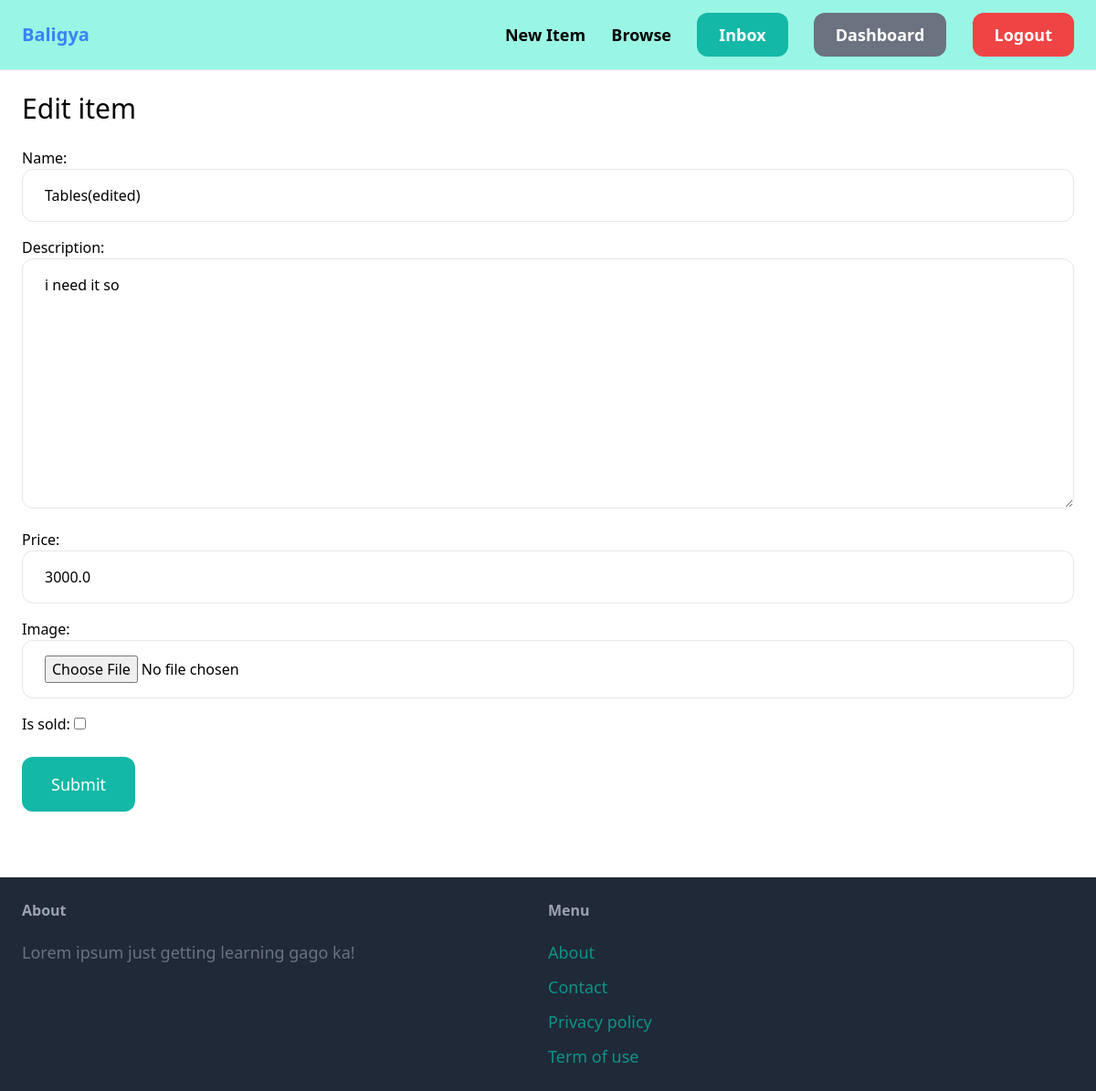
The page /items/1/edit/ (signed in) on the database its author committed.
### item/models.py (models this page shows, shortened)
class Item(models.Model):
    category = models.ForeignKey(Category, related_name='items', on_delete=models.CASCADE)
    name = models.CharField(max_length=255)
    description = models.TextField(blank=True, null=True)
    image = models.ImageField(upload_to='item_images', blank=True, null=True)
    price = models.FloatField()
    is_sold = models.BooleanField(default=False)
    created_by = models.ForeignKey(User, related_name='items', on_delete=models.CASCADE)
    created_at = models.DateTimeField(auto_now_add=True)

### item/views.py (the view)
# urls.py: path('<int:pk>/edit/', views.edit, name='edit'),
@login_required
def edit(request, pk):
    item = get_object_or_404(Item, pk=pk, created_by=request.user)
    if request.method == 'POST':
        form = EditItemForm(request.POST, request.FILES, instance=item)
        if form.is_valid():
            form.save()
            return redirect('item:detail', pk=item.id)
    else:
        form = EditItemForm(instance=item)
    return render(request, 'item/form.html', {
        'form': form,
        'title': 'Edit item',
    })

### item/forms.py
class EditItemForm(forms.ModelForm):
    class Meta:
        model = Item
        fields = ('name', 'description', 'price', 'image', 'is_sold')
        widgets = {
            'name': forms.TextInput(attrs={
                'class': INPUT_CLASSES
            }),
            'description': forms.Textarea(attrs={
                'class': INPUT_CLASSES
            }),
            'price': forms.TextInput(attrs={
                'class': INPUT_CLASSES
            }),
            'image': forms.FileInput(attrs={
                'class': INPUT_CLASSES
            })
        }

### item/templates/item/form.html (shortened to what this page needs)
{% extends 'core/base.html' %}
{% block content %}
<h1 class="mb-6 text-3xl">{{ title }}</h1>
<form method="post" action="." enctype="multipart/form-data">
    <div class="space-y-4">
        {{ form.as_p }}
    </div>
    <button class="mt-6 py-4 px-8 text-lg bg-teal-500 hover:bg-teal-700 rounded-xl text-white">Submit</button>
</form>
{% endblock %}

### rows shown on the page
Item: name "Tables(edited)", description "i need it so", price "3000.0"

### other values the page prints
{{ title }} "Edit item"
